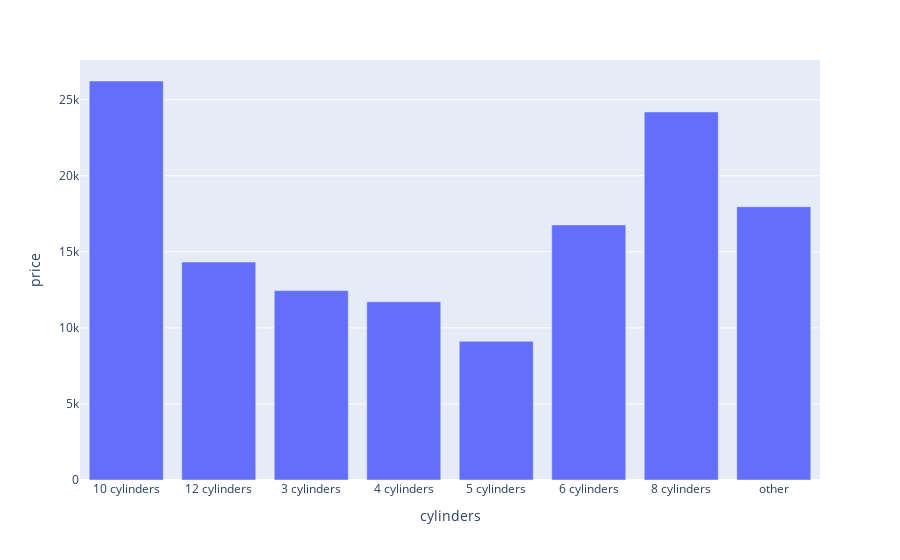

Source (notebook cell):
### Code cell
fig = px.bar(vals, x='cylinders', y='price')
fig.show()

### Figure 1 — Plotly figure (JSON) as saved in the notebook; plotly's stock layout.template omitted (floating-point values rounded to 4 significant figures)
{"data": [{"alignmentgroup": "True", "hovertemplate": "cylinders=%{x}<br>price=%{y}<extra></extra>", "legendgroup": "", "marker": {"color": "#636efa", "pattern": {"shape": ""}}, "name": "", "offsetgroup": "", "orientation": "v", "showlegend": false, "textposition": "auto", "type": "bar", "x": ["10 cylinders", "12 cylinders", "3 cylinders", "4 cylinders", "5 cylinders", "6 cylinders", "8 cylinders", "other"], "xaxis": "x", "y": [26230.0, 14320.0, 12450.0, 11710.0, 9119.0, 16770.0, 24200.0, 17960.0], "yaxis": "y"}], "layout": {"autosize": true, "barmode": "relative", "legend": {"tracegroupgap": 0}, "margin": {"t": 60}, "xaxis": {"anchor": "y", "autorange": true, "domain": [0, 1], "range": [-0.5, 7.5], "title": {"text": "cylinders"}, "type": "category"}, "yaxis": {"anchor": "x", "autorange": true, "domain": [0, 1], "range": [0, 27610.0], "title": {"text": "price"}, "type": "linear"}}}
